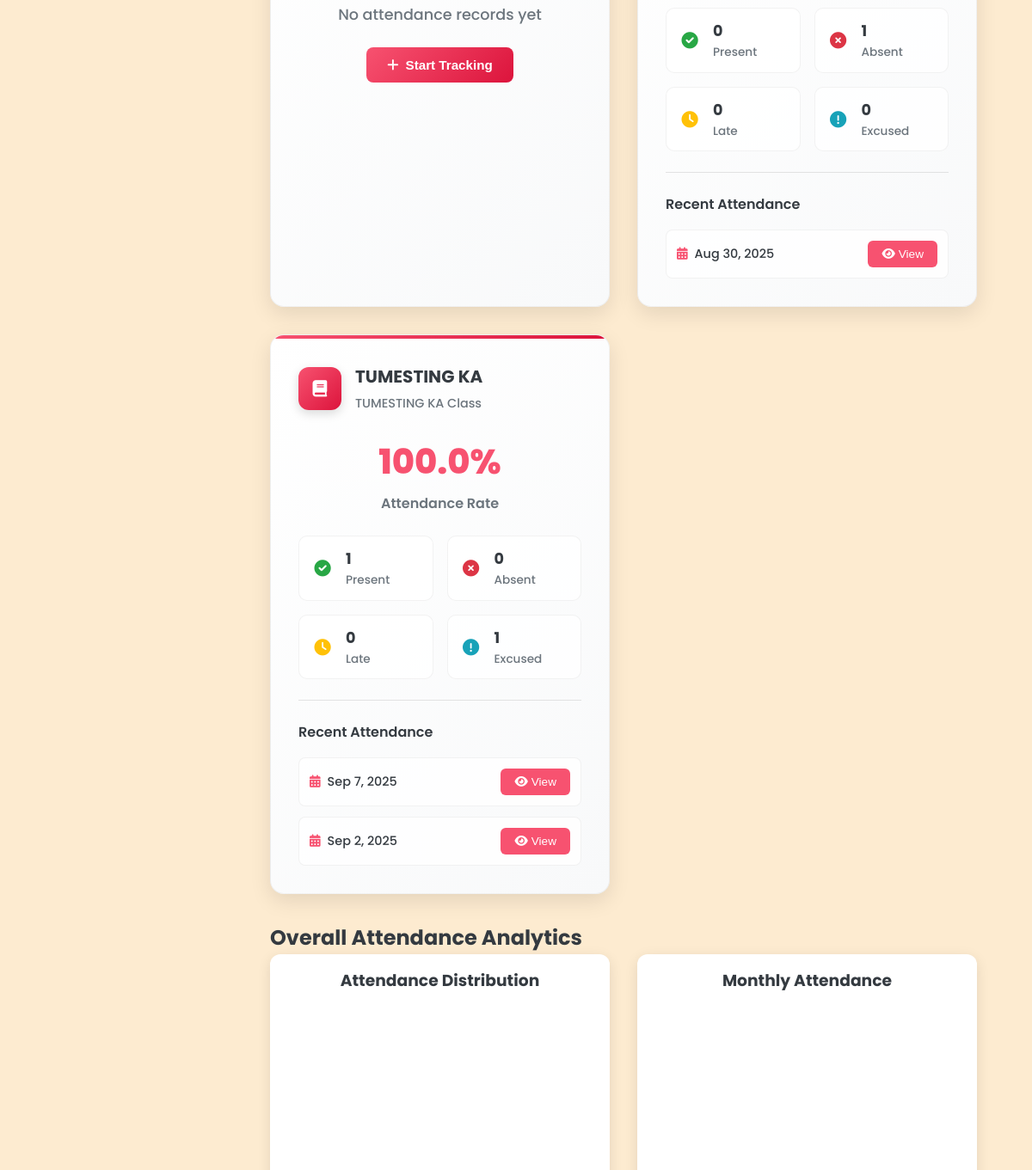
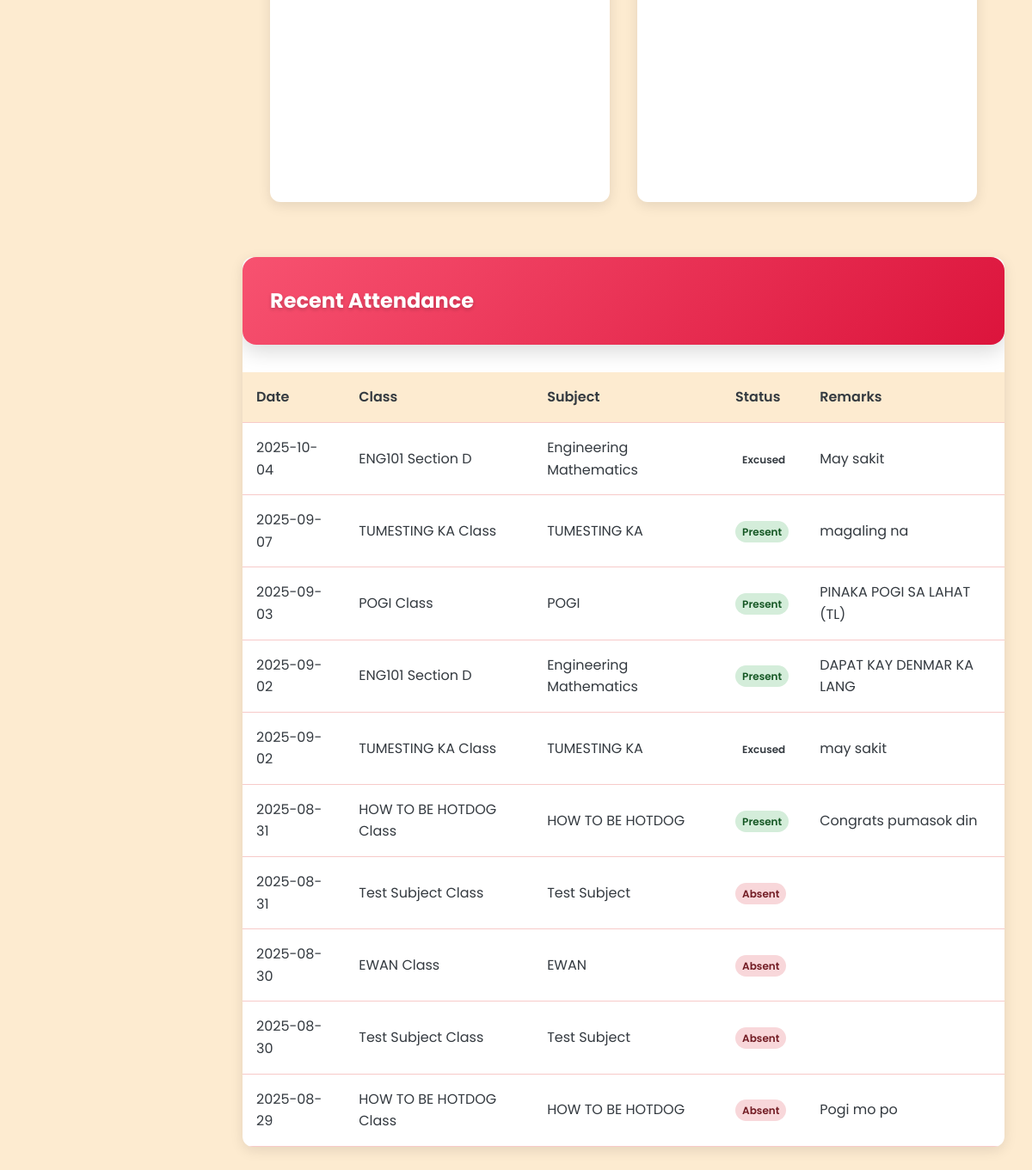
Page /Student/student_dashboard.php (signed in, lower part) on the earlier database version (2 pictures, top to bottom).
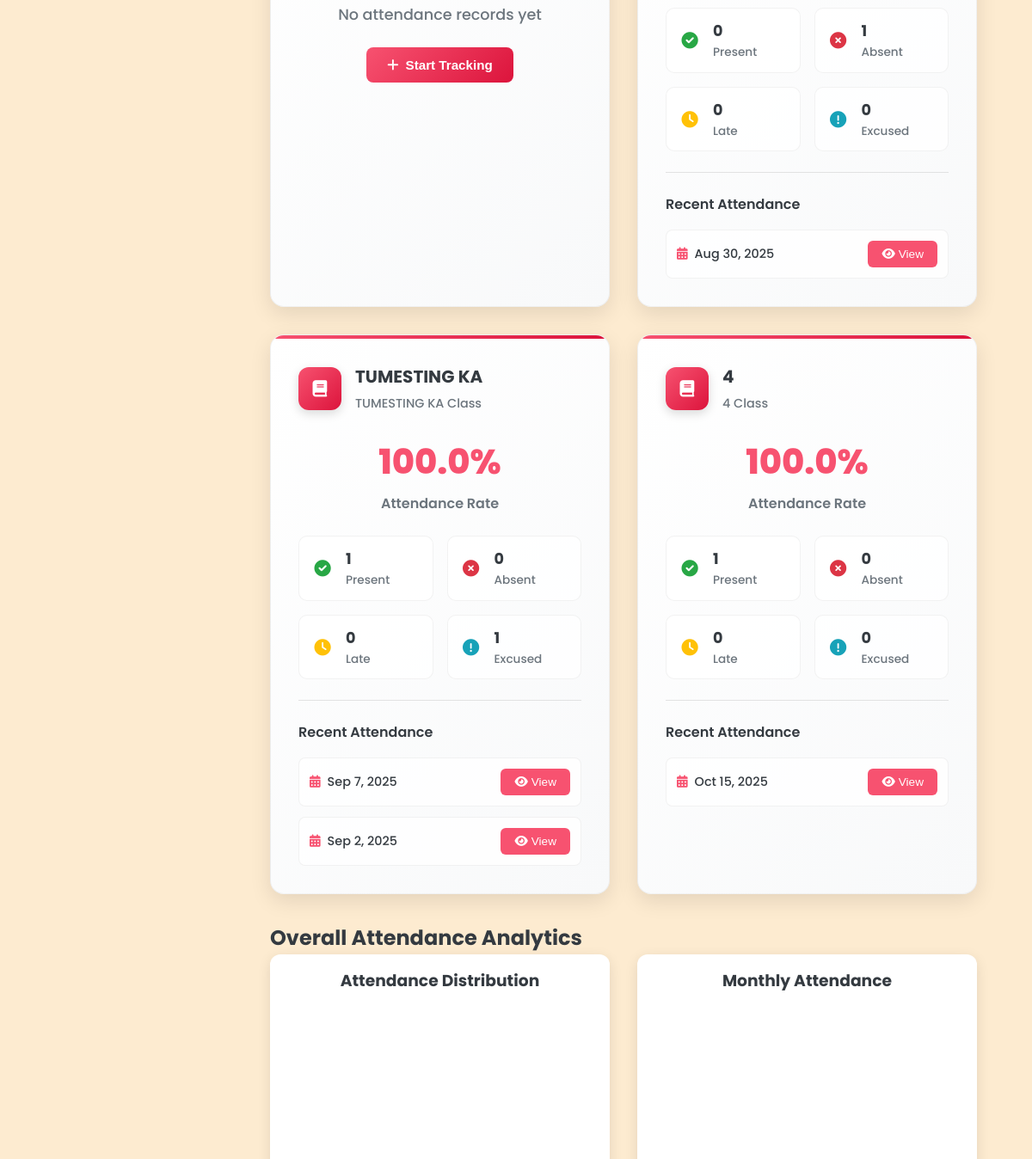
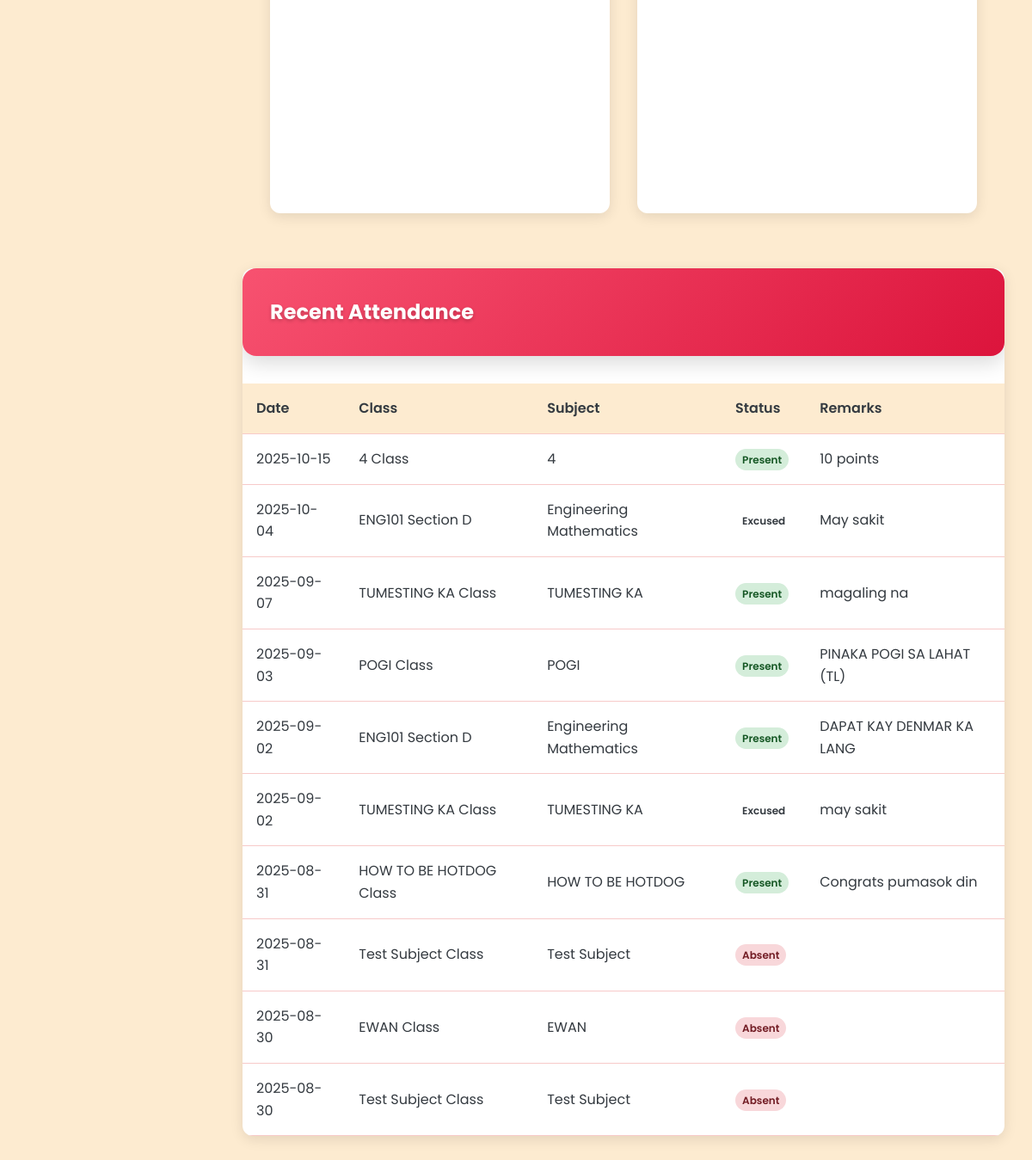
Same page on the later database version (2 pictures, top to bottom).
### tables this page shows
CREATE TABLE `classes` (
  `class_id` varchar(20) NOT NULL,
  `class_name` varchar(100) NOT NULL,
  `class_code` varchar(20) NOT NULL,
  `subject_id` varchar(20) DEFAULT NULL,
  `professor_id` varchar(20) DEFAULT NULL,
  `schedule` varchar(100) DEFAULT NULL,
  `room` varchar(50) DEFAULT NULL,
  `created_at` datetime NOT NULL,
  `updated_at` datetime NOT NULL,
  `section` varchar(10) DEFAULT NULL,
  `semester_id` int(11) DEFAULT NULL,
  `status` enum('active','archived') DEFAULT 'active',
  `school_year_semester_id` int(11) DEFAULT NULL
);

CREATE TABLE `subjects` (
  `subject_id` varchar(20) NOT NULL,
  `subject_name` varchar(100) NOT NULL,
  `subject_code` varchar(20) NOT NULL,
  `description` text DEFAULT NULL,
  `credits` int(11) NOT NULL,
  `created_at` datetime NOT NULL,
  `updated_at` datetime NOT NULL,
  `semester_id` int(11) DEFAULT NULL
);

CREATE TABLE `attendance` (
  `attendance_id` int(11) NOT NULL,
  `student_id` varchar(20) DEFAULT NULL,
  `class_id` varchar(20) DEFAULT NULL,
  `date` date NOT NULL,
  `status` enum('Present','Absent','Late','Excused') NOT NULL,
  `remarks` text DEFAULT NULL,
  `created_at` datetime NOT NULL
);

### Student/student_dashboard.php (the view, shortened to what the changed rows need)
     <?php
$student_id = $_SESSION['user_id'];
?>
<!DOCTYPE html>
<html lang="en">
<head>
    <link rel="stylesheet" href="../css/styles_fixed.css">
    <link rel="stylesheet" href="https://cdnjs.cloudflare.com/ajax/libs/font-awesome/6.0.0/css/all.min.css">
</head>
<body>
    <?php include '../includes/sidebar_student.php'; ?>
    <main class="main-content">
        <div class="dashboard-container">
        <?php
        $stmt = $pdo->prepare("SELECT c.class_id, c.class_name, s.subject_name
                               FROM student_classes sc
                               JOIN classes c ON sc.class_id = c.class_id
                               JOIN subjects s ON c.subject_id = s.subject_id
                               WHERE sc.student_id = ? AND c.status != 'archived'");
        $stmt->execute([$student_id]);
        $student_subjects = $stmt->fetchAll();
        $attendance_stats = [];
        $recent_dates = [];
        foreach ($student_subjects as $subject) {
            $query = "SELECT
                        COUNT(*) as total_records,
                        SUM(CASE WHEN status = 'Present' THEN 1 ELSE 0 END) as present,
                        SUM(CASE WHEN status = 'Absent' THEN 1 ELSE 0 END) as absent,
                        SUM(CASE WHEN status = 'Late' THEN 1 ELSE 0 END) as late,
                        SUM(CASE WHEN status = 'Excused' THEN 1 ELSE 0 END) as excused
                      FROM attendance
                      WHERE student_id = ? AND class_id = ?";
            $stmt2 = $pdo->prepare($query);
            $stmt2->execute([$student_id, $subject['class_id']]);
            $stats = $stmt2->fetch();
            $attendance_stats[$subject['class_id']] = $stats;
            $query = "SELECT DISTINCT date
                      FROM attendance
                      WHERE student_id = ? AND class_id = ?
                      ORDER BY date DESC
                      LIMIT 2";
            $stmt3 = $pdo->prepare($query);
            $stmt3->execute([$student_id, $subject['class_id']]);
            $dates = $stmt3->fetchAll(PDO::FETCH_COLUMN);
            $recent_dates[$subject['class_id']] = $dates;
        }
        ?>
        <div class="stats-grid">
            <?php foreach ($student_subjects as $subject):
                $stats = $attendance_stats[$subject['class_id']] ?? null;
            ?>
            <div class="stat-card-enhanced">
                <div class="stat-header-enhanced">
                    <div class="stat-icon-enhanced">
                        <i class="fas fa-book"></i>
                    </div>
                    <div class="stat-info-enhanced">
                        <h3 class="stat-title-enhanced"><?php echo htmlspecialchars($subject['subject_name']); ?></h3>
                        <p class="stat-subtitle-enhanced"><?php echo htmlspecialchars($subject['class_name']); ?></p>
                    </div>
                </div>
                <?php if ($stats && $stats['total_records'] > 0):
                    $attendance_rate = ($stats['present'] + $stats['late'] + $stats['excused']) / $stats['total_records'] * 100;
                ?>
                <div class="stat-metrics-enhanced">
                    <div class="stat-main-metric">
                        <div class="stat-value-enhanced"><?php echo number_format($attendance_rate, 1); ?>%</div>
                        <div class="stat-label-enhanced">Attendance Rate</div>
                    </div>
                    <div class="stat-breakdown-enhanced">
                        <div class="stat-breakdown-item">
                            <i class="fas fa-check-circle stat-breakdown-icon" style="color: #28a745;"></i>
                            <div>
                                <div class="stat-breakdown-value"><?php echo $stats['present']; ?></div>
                                <div class="stat-breakdown-label">Present</div>
                            </div>
                        </div>
                        <div class="stat-breakdown-item">
                            <i class="fas fa-times-circle stat-breakdown-icon" style="color: #dc3545;"></i>
                            <div>
                                <div class="stat-breakdown-value"><?php echo $stats['absent']; ?></div>
                                <div class="stat-breakdown-label">Absent</div>
                            </div>
                        </div>
                        <div class="stat-breakdown-item">
                            <i class="fas fa-clock stat-breakdown-icon" style="color: #ffc107;"></i>
                            <div>
                                <div class="stat-breakdown-value"><?php echo $stats['late']; ?></div>
                                <div class="stat-breakdown-label">Late</div>
                            </div>
                        </div>
                        <div class="stat-breakdown-item">
                            <i class="fas fa-exclamation-circle stat-breakdown-icon" style="color: #17a2b8;"></i>
                            <div>
                                <div class="stat-breakdown-value"><?php echo $stats['excused']; ?></div>
                                <div class="stat-breakdown-label">Excused</div>
                            </div>
                        </div>
                    </div>
                </div>
                <?php if (!empty($recent_dates[$subject['class_id']])): ?>
                <div class="stat-actions-enhanced">
                    <h4 class="stat-section-title">Recent Attendance</h4>
                    <div class="stat-recent-list">
                        <?php foreach ($recent_dates[$subject['class_id']] as $date): ?>
                        <div class="stat-recent-item">
                            <div class="stat-recent-date">
                                <i class="fas fa-calendar-alt" style="color: var(--primary);"></i>
                                <?php echo date('M j, Y', strtotime($date)); ?>
                            </div>
                            <button class="stat-action-btn" onclick="openAttendanceModal('<?php echo $subject['class_id']; ?>', '<?php echo $date; ?>')">
                                <i class="fas fa-eye"></i>
                                View
                            </button>
                        </div>
                        <?php endforeach; ?>
                    </div>
                </div>
                <?php endif; ?>
                <?php else: ?>
                <div class="stat-empty-enhanced">
                    <div class="stat-empty-text">No attendance records yet</div>
                    <button class="stat-primary-btn">
                        <i class="fas fa-plus"></i>
                        Start Tracking
                    </button>
                </div>
                <?php endif; ?>
            </div>
            <?php endforeach; ?>
        </div>
        <div class="charts-section">
            <h2>Overall Attendance Analytics</h2>
        </div>
        </div>
        <div class="table-container">
            <div class="table-header-enhanced">
                <h2 class="table-title-enhanced">Recent Attendance</h2>
            </div>
            <table class="table">
                <thead>
                    <tr>
                        <th>Date</th>
                        <th>Class</th>
                        <th>Subject</th>
                        <th>Status</th>
                        <th>Remarks</th>
                    </tr>
                </thead>
                <tbody>
                    <?php
                    $stmt = $pdo->prepare("SELECT a.*, c.class_name, s.subject_name
                                         FROM attendance a
                                         JOIN classes c ON a.class_id = c.class_id
                                         JOIN subjects s ON c.subject_id = s.subject_id
                                         WHERE a.student_id = ?
                                         ORDER BY a.date DESC, a.created_at DESC
                                         LIMIT 10");
                    $stmt->execute([$student_id]);
                    $attendance_records = $stmt->fetchAll();
                    foreach ($attendance_records as $record) {
                        $status_class = '';
                        switch ($record['status']) {
                            case 'Present':
                                $status_class = 'badge-success';
                                break;
                            case 'Absent':
                                $status_class = 'badge-danger';
                                break;
                        }
                        echo "<tr>
                            <td>{$record['date']}</td>
                            <td>{$record['class_name']}</td>
                            <td>{$record['subject_name']}</td>
                            <td><span class='badge {$status_class}'>{$record['status']}</span></td>
                            <td>{$record['remarks']}</td>
                        </tr>";
                    }
                    ?>
                </tbody>
            </table>
        </div>
</body>
</html>

Differences in the rows shown:
no longer on this page (row unchanged): attendance: date "2025-08-29", class.class_name "HOW TO BE HOTDOG Class", subjects.subject_name "HOW TO BE HOTDOG", status "Absent", remarks "Pogi mo po"
added classes: subject.subject_name "4", class_name "4 Class", attendance_rate "100.0", present "1", absent "0", late "0", excused "0", class_id "Oct 15, 2025"
added attendance: date "2025-10-15", class.class_name "4 Class", subjects.subject_name "4", status "Present", remarks "10 points"
